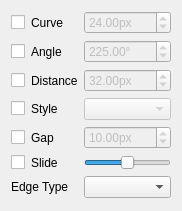
<?xml version="1.0" encoding="UTF-8"?>
<ui version="4.0">
 <class>Cusp_Style_Widget</class>
 <widget class="QWidget" name="Cusp_Style_Widget">
  <property name="geometry">
   <rect>
    <x>0</x>
    <y>0</y>
    <width>164</width>
    <height>211</height>
   </rect>
  </property>
  <layout class="QGridLayout" name="gridLayout">
   <item row="2" column="2">
    <widget class="QDoubleSpinBox" name="spin_cusp_angle">
     <property name="enabled">
      <bool>false</bool>
     </property>
     <property name="toolTip">
      <string>Minimum angle required to render a cusp</string>
     </property>
     <property name="wrapping">
      <bool>true</bool>
     </property>
     <property name="suffix">
      <string>°</string>
     </property>
     <property name="maximum">
      <double>360.000000000000000</double>
     </property>
     <property name="value">
      <double>225.000000000000000</double>
     </property>
    </widget>
   </item>
   <item row="2" column="1">
    <widget class="QLabel" name="label_3">
     <property name="text">
      <string>Angle</string>
     </property>
     <property name="buddy">
      <cstring>spin_cusp_angle</cstring>
     </property>
    </widget>
   </item>
   <item row="0" column="1">
    <widget class="QLabel" name="label">
     <property name="sizePolicy">
      <sizepolicy hsizetype="Fixed" vsizetype="Preferred">
       <horstretch>0</horstretch>
       <verstretch>0</verstretch>
      </sizepolicy>
     </property>
     <property name="text">
      <string>Curve</string>
     </property>
     <property name="buddy">
      <cstring>spin_handle_length</cstring>
     </property>
    </widget>
   </item>
   <item row="4" column="2">
    <widget class="QComboBox" name="combo_cusp_shape">
     <property name="enabled">
      <bool>false</bool>
     </property>
     <property name="toolTip">
      <string>Shape style</string>
     </property>
    </widget>
   </item>
   <item row="3" column="0">
    <widget class="QCheckBox" name="check_cusp_distance"/>
   </item>
   <item row="0" column="2">
    <widget class="QDoubleSpinBox" name="spin_handle_length">
     <property name="enabled">
      <bool>false</bool>
     </property>
     <property name="toolTip">
      <string>Size of the curve control handles</string>
     </property>
     <property name="suffix">
      <string>px</string>
     </property>
     <property name="maximum">
      <double>8192.000000000000000</double>
     </property>
     <property name="value">
      <double>24.000000000000000</double>
     </property>
    </widget>
   </item>
   <item row="4" column="1">
    <widget class="QLabel" name="label_5">
     <property name="text">
      <string>Style</string>
     </property>
     <property name="buddy">
      <cstring>combo_cusp_shape</cstring>
     </property>
    </widget>
   </item>
   <item row="3" column="2">
    <widget class="QDoubleSpinBox" name="spin_cusp_distance">
     <property name="enabled">
      <bool>false</bool>
     </property>
     <property name="toolTip">
      <string>Distance of the cusp tip from the node position</string>
     </property>
     <property name="suffix">
      <string>px</string>
     </property>
     <property name="minimum">
      <double>-8192.000000000000000</double>
     </property>
     <property name="maximum">
      <double>8192.000000000000000</double>
     </property>
     <property name="value">
      <double>32.000000000000000</double>
     </property>
    </widget>
   </item>
   <item row="2" column="0">
    <widget class="QCheckBox" name="check_cusp_angle"/>
   </item>
   <item row="4" column="0">
    <widget class="QCheckBox" name="check_cusp_shape"/>
   </item>
   <item row="3" column="1">
    <widget class="QLabel" name="label_4">
     <property name="text">
      <string>Distance</string>
     </property>
     <property name="buddy">
      <cstring>spin_cusp_distance</cstring>
     </property>
    </widget>
   </item>
   <item row="0" column="0">
    <widget class="QCheckBox" name="check_handle_length">
     <property name="sizePolicy">
      <sizepolicy hsizetype="Fixed" vsizetype="Fixed">
       <horstretch>0</horstretch>
       <verstretch>0</verstretch>
      </sizepolicy>
     </property>
    </widget>
   </item>
   <item row="7" column="0" colspan="2">
    <widget class="QLabel" name="label_edge_type">
     <property name="text">
      <string>Edge Type</string>
     </property>
    </widget>
   </item>
   <item row="7" column="2">
    <widget class="QComboBox" name="combo_edge_type"/>
   </item>
   <item row="5" column="1">
    <widget class="QLabel" name="label_2">
     <property name="text">
      <string>Gap</string>
     </property>
     <property name="buddy">
      <cstring>spin_crossing_gap</cstring>
     </property>
    </widget>
   </item>
   <item row="5" column="2">
    <widget class="QDoubleSpinBox" name="spin_crossing_gap">
     <property name="enabled">
      <bool>false</bool>
     </property>
     <property name="toolTip">
      <string>Distance between the ends of a thread passing under another thread</string>
     </property>
     <property name="suffix">
      <string>px</string>
     </property>
     <property name="maximum">
      <double>8192.000000000000000</double>
     </property>
     <property name="value">
      <double>10.000000000000000</double>
     </property>
    </widget>
   </item>
   <item row="5" column="0">
    <widget class="QCheckBox" name="check_crossing_gap"/>
   </item>
   <item row="6" column="0">
    <widget class="QCheckBox" name="check_edge_slide">
     <property name="text">
      <string/>
     </property>
    </widget>
   </item>
   <item row="6" column="1">
    <widget class="QLabel" name="label_6">
     <property name="sizePolicy">
      <sizepolicy hsizetype="Fixed" vsizetype="Preferred">
       <horstretch>0</horstretch>
       <verstretch>0</verstretch>
      </sizepolicy>
     </property>
     <property name="text">
      <string>Slide</string>
     </property>
     <property name="buddy">
      <cstring>slide_edge_slide</cstring>
     </property>
    </widget>
   </item>
   <item row="6" column="2">
    <widget class="QSlider" name="slide_edge_slide">
     <property name="toolTip">
      <string>Position of the crossing in the edge</string>
     </property>
     <property name="maximum">
      <number>100</number>
     </property>
     <property name="value">
      <number>50</number>
     </property>
     <property name="orientation">
      <enum>Qt::Horizontal</enum>
     </property>
    </widget>
   </item>
  </layout>
 </widget>
 <resources/>
 <connections>
  <connection>
   <sender>check_handle_length</sender>
   <signal>toggled(bool)</signal>
   <receiver>spin_handle_length</receiver>
   <slot>setEnabled(bool)</slot>
   <hints>
    <hint type="sourcelabel">
     <x>22</x>
     <y>25</y>
    </hint>
    <hint type="destinationlabel">
     <x>154</x>
     <y>27</y>
    </hint>
   </hints>
  </connection>
  <connection>
   <sender>check_crossing_gap</sender>
   <signal>toggled(bool)</signal>
   <receiver>spin_crossing_gap</receiver>
   <slot>setEnabled(bool)</slot>
   <hints>
    <hint type="sourcelabel">
     <x>22</x>
     <y>145</y>
    </hint>
    <hint type="destinationlabel">
     <x>154</x>
     <y>149</y>
    </hint>
   </hints>
  </connection>
  <connection>
   <sender>check_cusp_angle</sender>
   <signal>toggled(bool)</signal>
   <receiver>spin_cusp_angle</receiver>
   <slot>setEnabled(bool)</slot>
   <hints>
    <hint type="sourcelabel">
     <x>22</x>
     <y>57</y>
    </hint>
    <hint type="destinationlabel">
     <x>154</x>
     <y>62</y>
    </hint>
   </hints>
  </connection>
  <connection>
   <sender>check_cusp_distance</sender>
   <signal>toggled(bool)</signal>
   <receiver>spin_cusp_distance</receiver>
   <slot>setEnabled(bool)</slot>
   <hints>
    <hint type="sourcelabel">
     <x>22</x>
     <y>87</y>
    </hint>
    <hint type="destinationlabel">
     <x>154</x>
     <y>91</y>
    </hint>
   </hints>
  </connection>
  <connection>
   <sender>check_cusp_shape</sender>
   <signal>toggled(bool)</signal>
   <receiver>combo_cusp_shape</receiver>
   <slot>setEnabled(bool)</slot>
   <hints>
    <hint type="sourcelabel">
     <x>22</x>
     <y>116</y>
    </hint>
    <hint type="destinationlabel">
     <x>154</x>
     <y>120</y>
    </hint>
   </hints>
  </connection>
  <connection>
   <sender>check_edge_slide</sender>
   <signal>toggled(bool)</signal>
   <receiver>slide_edge_slide</receiver>
   <slot>setEnabled(bool)</slot>
   <hints>
    <hint type="sourcelabel">
     <x>19</x>
     <y>160</y>
    </hint>
    <hint type="destinationlabel">
     <x>99</x>
     <y>167</y>
    </hint>
   </hints>
  </connection>
 </connections>
 <slots>
  <slot>checkbox_toggled()</slot>
 </slots>
</ui>
